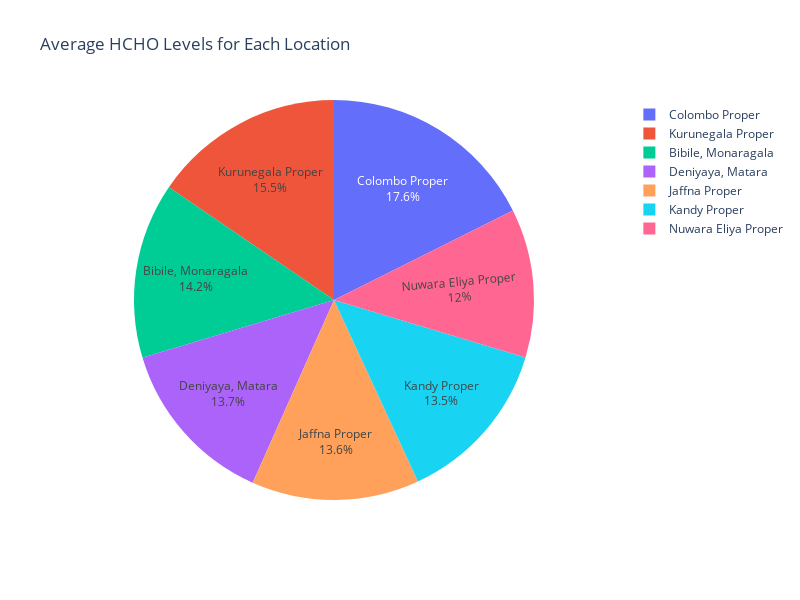

The code cell stored with this chart in its notebook:
### Markdown cell above
### Bar and Pie Chart - Average HCHO Levels for Each Location

### Code cell
# Calculate the mean HCHO for each location
location_data = df.groupby('Location')['HCHO'].mean().reset_index()

# Create bar plot
plt.figure(figsize=(12, 6))
sns.barplot(x='Location', y='HCHO', data=location_data, palette='viridis')
plt.title('Average HCHO Levels for Each Location')
plt.xlabel('Location')
plt.ylabel('Average HCHO Reading')
plt.xticks(rotation=45)
plt.tight_layout()
plt.show()


# Create pie chart
fig = px.pie(location_data, values='HCHO', names='Location', title='Average HCHO Levels for Each Location')

# Update pie chart layout to make it larger
fig.update_layout(
    autosize=False,
    width=800,
    height=600,
    margin=dict(l=50, r=50, b=100, t=100, pad=4)
)

fig.update_traces(textposition='inside', textinfo='percent+label')
fig.show()

### Figure 1 — Plotly figure (JSON) as saved in the notebook; plotly's stock layout.template omitted (floating-point values rounded to 4 significant figures)
{"data": [{"domain": {"x": [0, 1], "y": [0, 1]}, "hovertemplate": "Location=%{label}<br>HCHO=%{value}<extra></extra>", "labels": ["Bibile, Monaragala", "Colombo Proper", "Deniyaya, Matara", "Jaffna Proper", "Kandy Proper", "Kurunegala Proper", "Nuwara Eliya Proper"], "legendgroup": "", "name": "", "showlegend": true, "textinfo": "percent+label", "textposition": "inside", "type": "pie", "values": [0.0001167, 0.0001448, 0.0001124, 0.0001114, 0.0001106, 0.0001271, 9.89e-05]}], "layout": {"autosize": false, "height": 600, "legend": {"tracegroupgap": 0}, "margin": {"b": 100, "l": 50, "pad": 4, "r": 50, "t": 100}, "title": {"text": "Average HCHO Levels for Each Location"}, "width": 800}}
